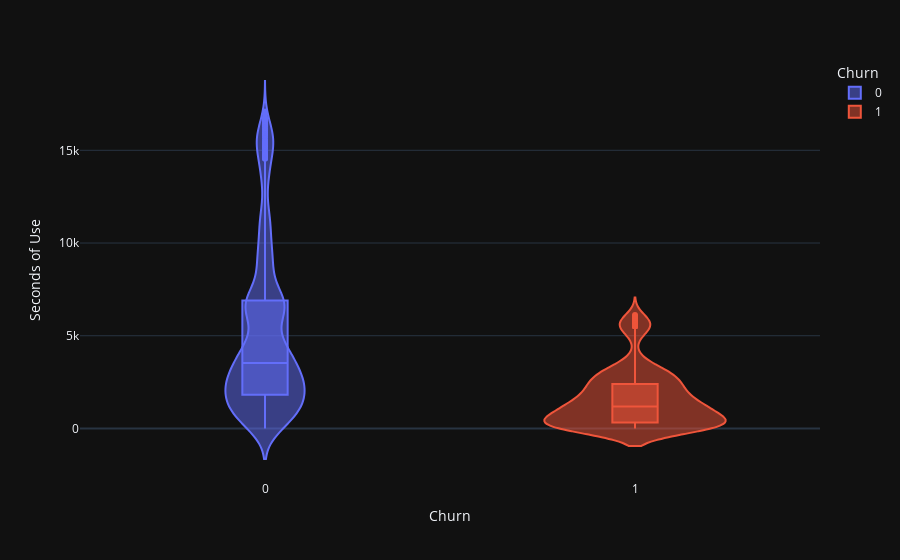

Here is the notebook cell this chart was saved with:
### Code cell
violin('Seconds of Use')

### Figure 1 — Plotly figure (JSON) as saved in the notebook; plotly's stock layout.template omitted (floating-point values rounded to 4 significant figures; data arrays with more than 128 entries replaced by an {"elided": "..."} marker saying what was removed)
{"data": [{"alignmentgroup": "True", "box": {"visible": true}, "hovertemplate": "Churn=%{x}<br>Seconds of Use=%{y}<extra></extra>", "legendgroup": "0", "marker": {"color": "#636efa"}, "name": "0", "offsetgroup": "0", "orientation": "v", "scalegroup": "True", "showlegend": true, "type": "violin", "x": {"elided": "2655 int values"}, "x0": " ", "xaxis": "x", "y": {"elided": "2655 int values"}, "y0": " ", "yaxis": "y"}, {"alignmentgroup": "True", "box": {"visible": true}, "hovertemplate": "Churn=%{x}<br>Seconds of Use=%{y}<extra></extra>", "legendgroup": "1", "marker": {"color": "#EF553B"}, "name": "1", "offsetgroup": "1", "orientation": "v", "scalegroup": "True", "showlegend": true, "type": "violin", "x": {"elided": "495 int values"}, "x0": " ", "xaxis": "x", "y": {"elided": "495 int values"}, "y0": " ", "yaxis": "y"}], "layout": {"legend": {"title": {"text": "Churn"}, "tracegroupgap": 0}, "margin": {"t": 60}, "violinmode": "overlay", "xaxis": {"anchor": "y", "categoryarray": [0, 1], "categoryorder": "array", "domain": [0, 1], "title": {"text": "Churn"}}, "yaxis": {"anchor": "x", "domain": [0, 1], "title": {"text": "Seconds of Use"}}}}
